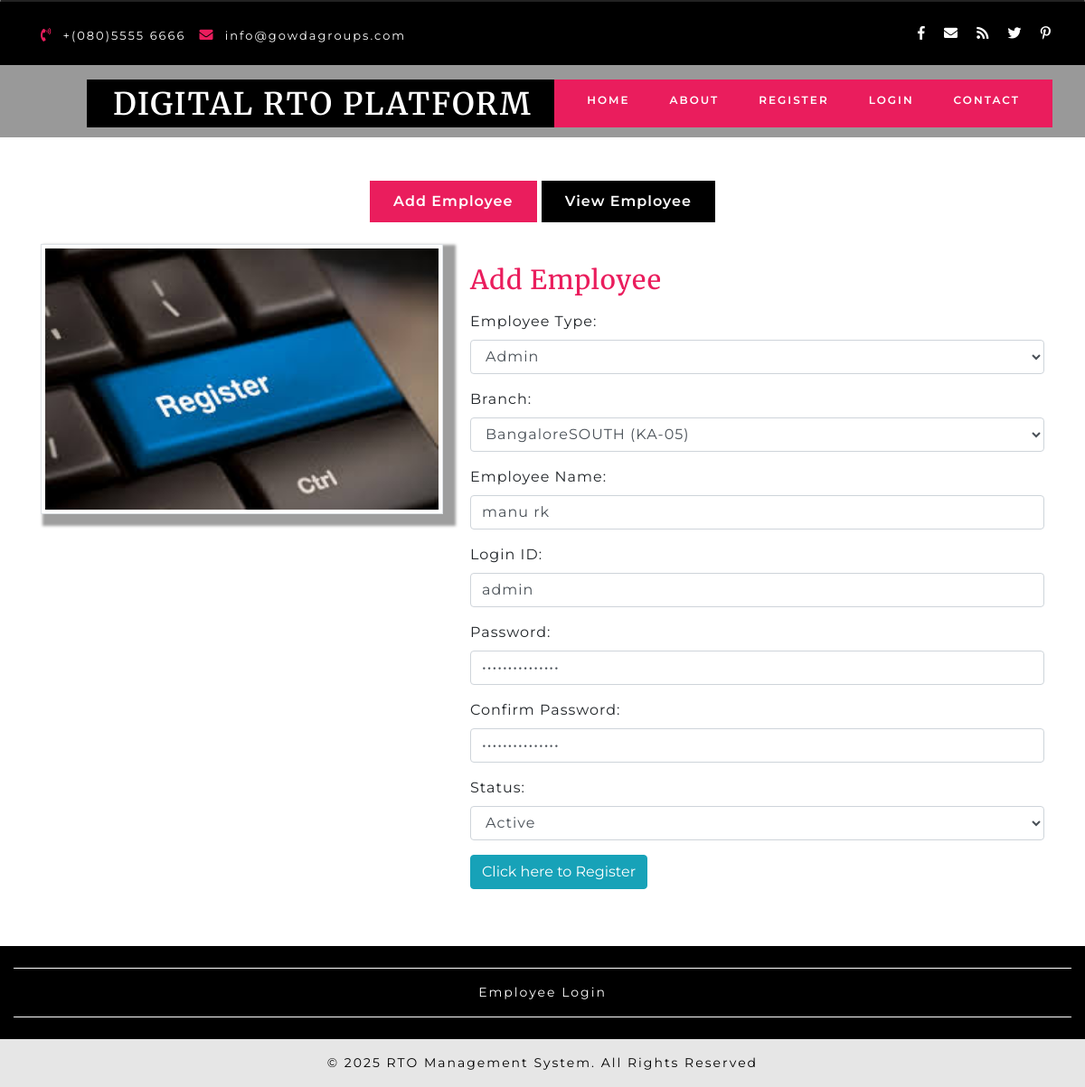
/DIGITALRTOPLATFORM/employee.php?editid=1, run on the app's committed database.
### tables this page shows
CREATE TABLE `employee` (
  `empid` int(10) NOT NULL,
  `emptype` varchar(20) NOT NULL,
  `branchid` int(10) NOT NULL,
  `empname` varchar(25) NOT NULL,
  `loginid` varchar(100) NOT NULL,
  `password` varchar(100) NOT NULL,
  `status` varchar(10) NOT NULL
);

### DIGITALRTOPLATFORM/employee.php (the view, shortened to what this page needs)
<?php
include("header.php");
if(isset($_GET['editid']))
{
	$sqledit ="SELECT * FROM employee WHERE empid='$_GET[editid]'";
	$qsqledit = mysqli_query($con,$sqledit);
	$rsedit = mysqli_fetch_array($qsqledit);
}
?>
      <div class="slider">
        <div class="callbacks_container">
          <ul class="rslides" id="slider4">
            <li style="background-color:black;height:150px;">
            </li>
			</ul>
        </div>
      </div>
    </div>
	<section class="about" id="about">
      <div class="container py-lg-5 py-md-5 py-sm-4 py-3">
        <div id="horizontalTab">
          <ul class="resp-tabs-list justify-content-center">
            <li data-blast="bgColor">Add Employee</li>
            <li data-blast="bgColor">View Employee</li>
          </ul>
          <div class="resp-tabs-container">
			<div class="tab1">
              <div class="row mt-lg-4 mt-3">
                <div class="col-md-5 about-txt-img">
                  <img src="images/register.jpg" class="img-thumbnail" width="100%">
                </div>
                <div class="col-md-7 latest-list">
                  <div class="about-jewel-agile-left">
                    <h5 class="mb-3" data-blast="color">Add Employee</h5>
                    <p>
<form action="" method="post" onsubmit="return validateform()">
    <div class="form-group">
      <label for="email">Employee Type: <span class="classvalidate" id="idemptype"></span></label>
      <select id="emptype" name="emptype" class="form-control">
		<?php
			$arr = array("Employee","Admin");
			foreach($arr as $val)
			{
				if($val == $rsedit['emptype'])
				{
				echo "<option value='$val' selected>$val</option>";
				}
				else
				{
				echo "<option value='$val' >$val</option>";
				}
			}
		?>
	  </select>
    </div>
	<div class="form-group">
      <label for="email">Branch:<span class="classvalidate" id="idbranchid"></span></label>
     <select id="branchid" name="branchid" class="form-control">
		<?php
			$sqlbranchid ="SELECT * FROM branch WHERE status='Active'";
			$qsqlbranchid = mysqli_query($con,$sqlbranchid);
			while($rsbranchid= mysqli_fetch_array($qsqlbranchid) )
			{
				if($rsbranchid['branchid'] == $rsedit['branchid'])
				{
				echo "<option value='$rsbranchid[branchid]' selected>$rsbranchid[branchname]</option>";
				}
				else
				{
				echo "<option value='$rsbranchid[branchid]'>$rsbranchid[branchname]</option>";
				}
			}
		?>
	  </select>
    </div>
    <div class="form-group">
      <label for="pwd">Employee Name:<span class="classvalidate" id="idempname"></span></label>
      <input type="text" class="form-control" id="empname" placeholder="Enter EmpName" name="empname" value="<?php echo $rsedit['empname']; ?>">
    </div>
    <div class="form-group">
      <label for="pwd">Login ID:<span class="classvalidate" id="idloginid"></span></label>
      <input type="text" class="form-control" id="loginid" placeholder="Enter LoginId" name="loginid" value="<?php echo $rsedit['loginid']; ?>">
    </div>
    <div class="form-group">
      <label for="pwd">Password:<span class="classvalidate" id="idpassword"></span></label>
      <input type="password" class="form-control" id="password" placeholder="Enter password" name="password" value="<?php echo $rsedit['password']; ?>">
    </div>
    <div class="form-group">
      <label for="pwd">Confirm Password:<span class="classvalidate" id="idcpassword"></span></label>
      <input type="password" class="form-control" id="cpassword" placeholder="Enter password" name="cpassword" value="<?php echo $rsedit['password']; ?>">
    </div>
	<div class="form-group">
      <label for="email">Status:<span class="classvalidate" id="idstatus"></span></label>
      <select id="status" name="status" class="form-control">
		<?php
			$arr = array("Active","Inactive");
			foreach($arr as $val)
			{
				if($val == $rsedit['status'])
				{
				echo "<option value='$val' selected>$val</option>";
				}
				else
				{
				echo "<option value='$val' >$val</option>";
				}
			}
		?>
	  </select>
    </div>
    <button type="submit" name="submit" class="btn btn-info">Click here to Register</button>
  </form>
					</p>
                  </div>
                </div>
              </div>
            </div>
              </div>
            </div>
			</div>
    </section>
<?php
include("footer.php");
?>

### DIGITALRTOPLATFORM/css/style.css (style rules this page uses)
html, body { padding: 0; margin: 0; background: #fff; letter-spacing: 1px; font-family: 'Montserrat', sans-serif; }
select,input[type="email"],input[type="text"],input[type=password], input[type="button"],input[type="submit"],textarea { font-family: 'Montserrat', sans-serif; transition:0.5s all; -webkit-transition:0.5s all; -moz-transition:0.5s all; -o-transition:0.5s all; -ms-transition:0.5s all; letter-spacing: 1px; }
h1, h2, h3, h4, h5, h6 { margin: 0; padding: 0; font-family: 'Merriweather', serif; letter-spacing: 1px; }
p { margin: 0; padding: 0; letter-spacing: 1px; font-family: 'Montserrat', sans-serif; font-size:14px; }
ul { margin: 0; padding: 0; list-style-type: none; }
.wthree-left-right p,.about-jewel-agile-left p,.blog-txt-info p,.addres-office-hour ul li p,.footer-office-hour p,.footer-office-hour p a,.ser-inner-info p { font-size: 14px; color: #fff; line-height: 28px; }
.about-jewel-agile-left p,.blog-txt-info p,.bottom-para h6 a,.footer-office-hour p { color:#000; }
.rslides { position: relative; list-style: none; overflow: hidden; width: 100%; padding: 0; margin: 0; }
.rslides li { -webkit-backface-visibility: hidden; position: absolute; display: none; width: 100%; left: 0; top: 0; }
.rslides li:first-child { position: relative; display: block; float: left; }
.rslides { margin: 0 auto 40px; }
.callbacks_container { position: relative; float: left; width: 100%; }
.callbacks { position: relative; list-style: none; overflow: hidden; width: 100%; padding: 0; margin: 0; }
.callbacks li { position: absolute; width: 100%; left: 0; top: 0; }
.about-txt-img img { box-shadow:8px 7px 3px 6px #9e9e9e; border-radius: 0px; }
.about-jewel-agile-left h5 { font-size: 32px; padding: 23px 0px 0px; color:#ea1d5d; }
ul.resp-tabs-list { text-align: center; }
.resp-tabs-list li { font-weight: 600; font-size: 16px; display: inline-block; padding: 13px 30px; margin: 0; list-style: none; background: #000; cursor: pointer; color: #fff; }
.resp-tabs-container { padding: 0px; background-color: #fff; clear: left; }
.resp-tab-content { display: none; padding:0px 0px 15px; }
.resp-tab-active { border: 1px solid #c1c1c1; border-bottom: none; margin-bottom: -1px !important; }
.resp-tab-active { border: none; background-color: #ea1d5d !important; color: #000; }
.resp-tab-content { border:none; }
.resp-tab-content-active { display: block; }
@media (max-width:1440px) { .resp-tabs-list li { padding: 11px 26px; } }
@media (max-width:1440px) { .about-jewel-agile-left h5 { font-size: 30px; } }
@media (max-width:1280px) { .about-jewel-agile-left h5 { font-size: 29px; } }

### data on the page
employee: emptype "Admin", empname "manu rk", loginid "admin", status "Active"

### other printed values
form field branchid "BangaloreSOUTH (KA-05)"
